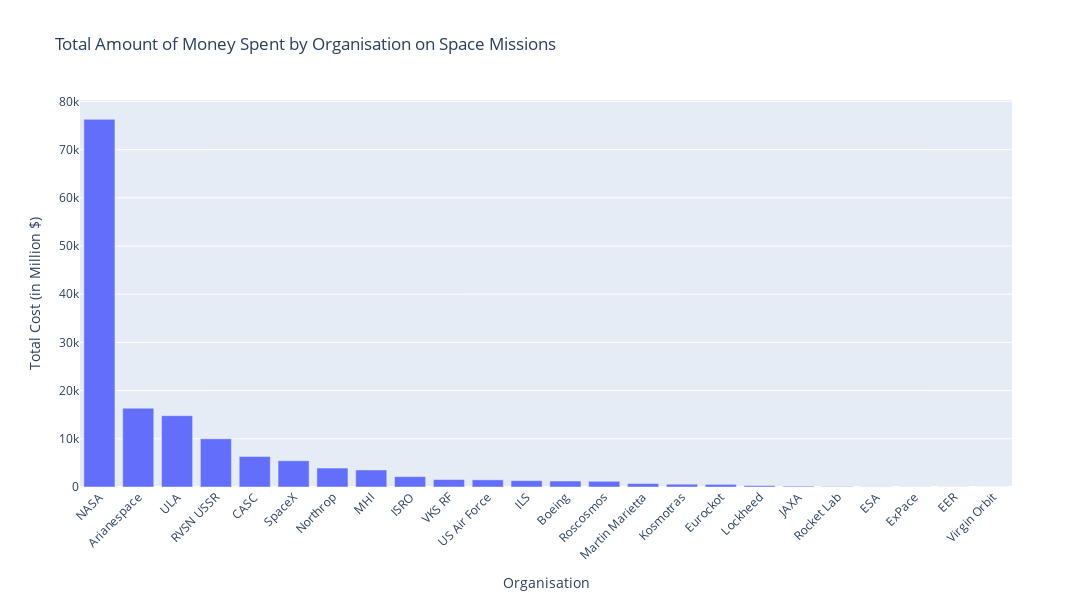

Notebook cell for this chart:
### Code cell
fig = px.bar(
    total_cost_by_organisation,
    x='Organisation',
    y='Price',
    title='Total Amount of Money Spent by Organisation on Space Missions',
    labels={'Cost': 'Total Cost (in Million $)'},
    )

fig.update_layout(
    xaxis_title='Organisation',
    yaxis_title='Total Cost (in Million $)',
    xaxis_tickangle=-45,
    showlegend=False,
    width=1200,
    height=600,
    )

fig.show()

### Figure 1 — Plotly figure (JSON) as saved in the notebook; plotly's stock layout.template omitted (floating-point values rounded to 4 significant figures)
{"data": [{"alignmentgroup": "True", "hovertemplate": "Organisation=%{x}<br>Price=%{y}<extra></extra>", "legendgroup": "", "marker": {"color": "#636efa", "pattern": {"shape": ""}}, "name": "", "offsetgroup": "", "orientation": "v", "showlegend": false, "textposition": "auto", "type": "bar", "x": ["NASA", "Arianespace", "ULA", "RVSN USSR", "CASC", "SpaceX", "Northrop", "MHI", "ISRO", "VKS RF", "US Air Force", "ILS", "Boeing", "Roscosmos", "Martin Marietta", "Kosmotras", "Eurockot", "Lockheed", "JAXA", "Rocket Lab", "ESA", "ExPace", "EER", "Virgin Orbit"], "xaxis": "x", "y": [76280, 16345, 14798, 10000, 6335.0, 5444, 3930, 3532.0, 2146, 1549.0, 1492.0, 1320, 1241, 1188.0, 721.4, 580, 543.4, 280, 168, 97.5, 37, 28.3, 20, 12], "yaxis": "y"}], "layout": {"barmode": "relative", "height": 600, "legend": {"tracegroupgap": 0}, "showlegend": false, "title": {"text": "Total Amount of Money Spent by Organisation on Space Missions"}, "width": 1200, "xaxis": {"anchor": "y", "domain": [0, 1], "tickangle": -45, "title": {"text": "Organisation"}}, "yaxis": {"anchor": "x", "domain": [0, 1], "title": {"text": "Total Cost (in Million $)"}}}}
